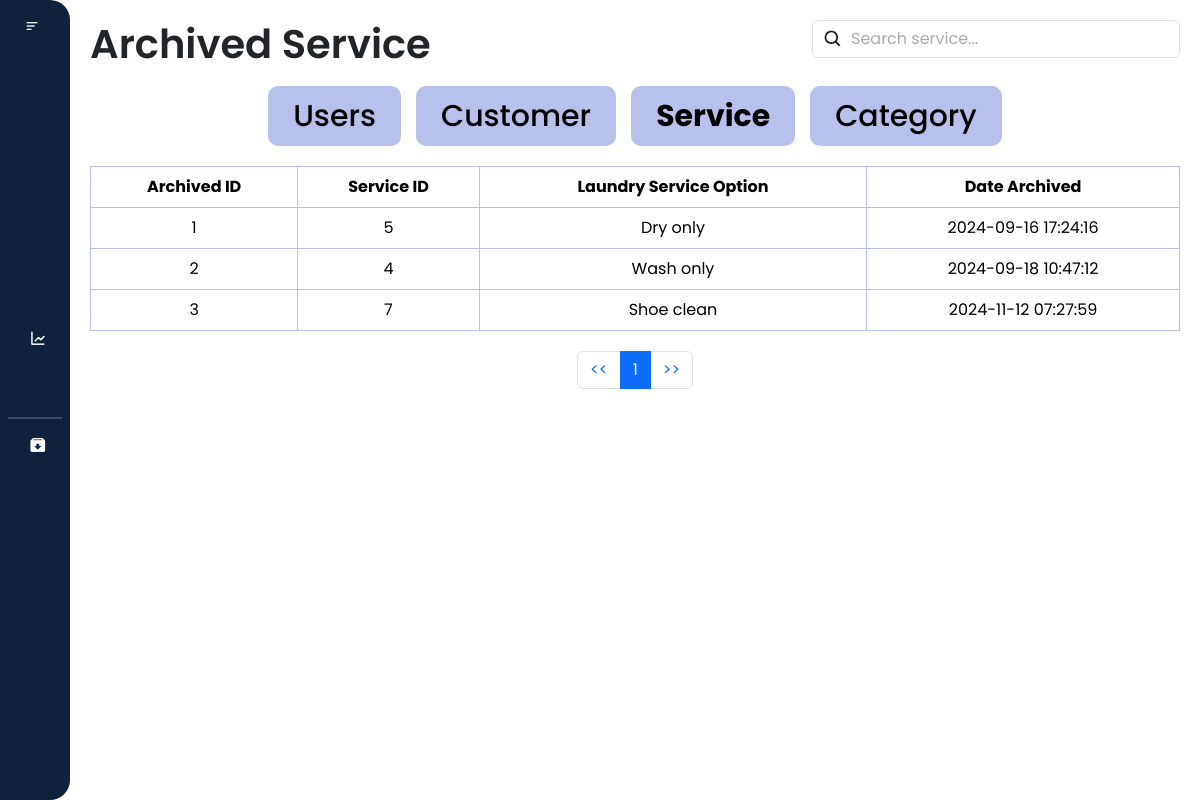
Before: /archived/archive_service.php (signed in) with the older database file.
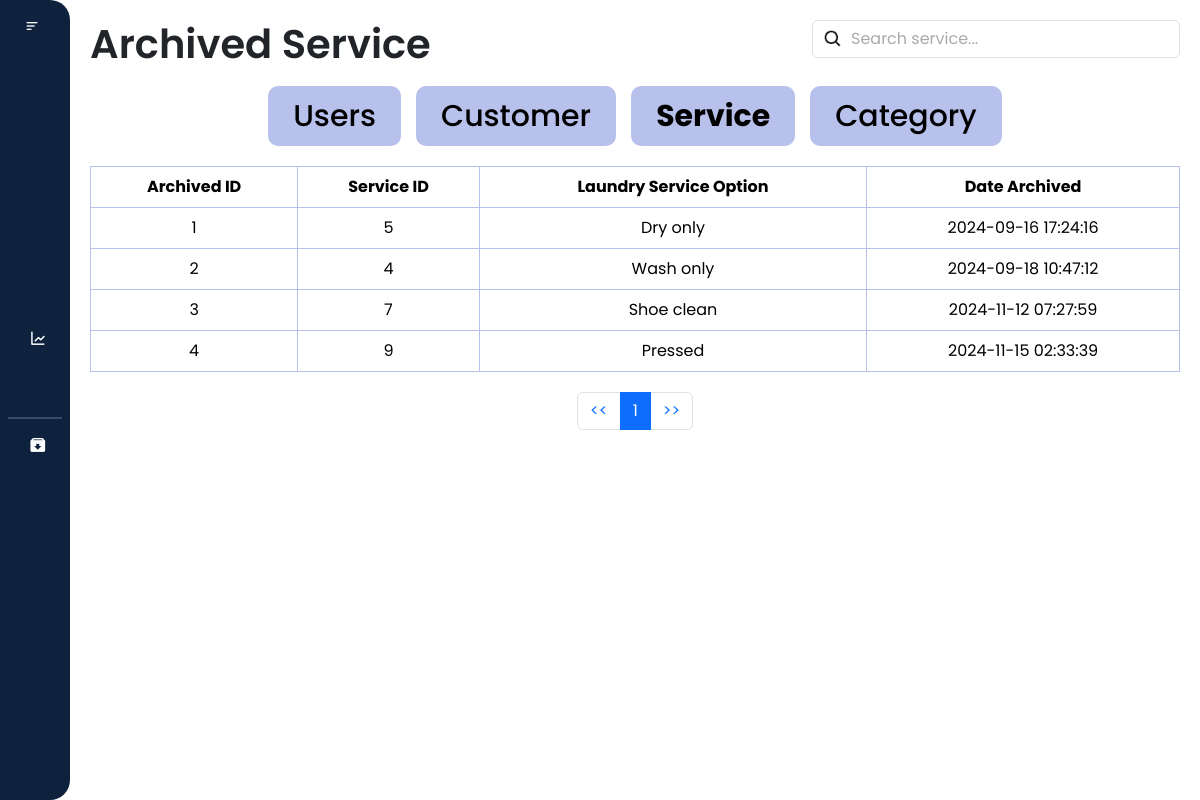
After: the same page with the newer database file.
### tables this page shows
CREATE TABLE `archived_service` (
  `archive_id` int(11) NOT NULL,
  `service_id` int(11) NOT NULL,
  `laundry_service_option` varchar(255) NOT NULL,
  `archived_at` timestamp NOT NULL DEFAULT current_timestamp()
);

### archived/archive_service.php (the view, shortened to what the changed rows need)
<?php
$conn = new mysqli('localhost', 'root', '', 'laundry_db');
?>
<!DOCTYPE html>
<html lang="en">
<head>
    <link href="https://cdn.jsdelivr.net/npm/bootstrap@5.3.3/dist/css/bootstrap.min.css" rel="stylesheet"
>
    <link href="https://cdn.lineicons.com/4.0/lineicons.css" rel="stylesheet" />
    <link href='https://unpkg.com/boxicons@2.1.4/css/boxicons.min.css' rel='stylesheet'>
    <link rel="stylesheet" href="archive_service.css">
</head>
<body>
    <div class="wrapper">
        <div class="main-content">
            <nav>
                <div class="d-flex justify-content-between" id="navbar">
                    <h1>Archived Service</h1>
                </div>
            </nav>
            <div class="table-responsive">
                <table class="table table-bordered text-center">
                        <thead>
                            <tr class="bg-dark text-white">
                                <th>Archived ID</th>
                                <th>Service ID</th>
                                <th>Laundry Service Option</th>
                                <th>Date Archived</th>
                            </tr>
                        </thead>
                        <tbody id = "archive_service_table">
                            <?php
                            $query = "SELECT * FROM archived_service";
                            $result = mysqli_query($conn, $query);
                            if ($result && $result->num_rows > 0) {
                                while ($row = mysqli_fetch_assoc($result)) {
                                ?>
                                    <tr>
                                        <td><?php echo $row['archive_id']; ?></td>
                                        <td><?php echo $row['service_id']; ?></td>
                                        <td><?php echo $row['laundry_service_option']; ?></td>
                                        <td><?php echo $row['archived_at']; ?></td>
                                    </tr>
                                <?php
                                    }
                            } else {
                            ?>
                            <tr>
                                <td colspan="4">No archived laundry service option found.</td>
                            </tr>
                                <?php
                            }
                            ?>
                        </tbody>
                </table>
            </div>
        </div>
    </div>
</body>

Changed rows visible on the page:
added archived_service: archive_id "4", service "9", laundry_service_option "Pressed", archived_at "2024-11-15 02:33:39"
